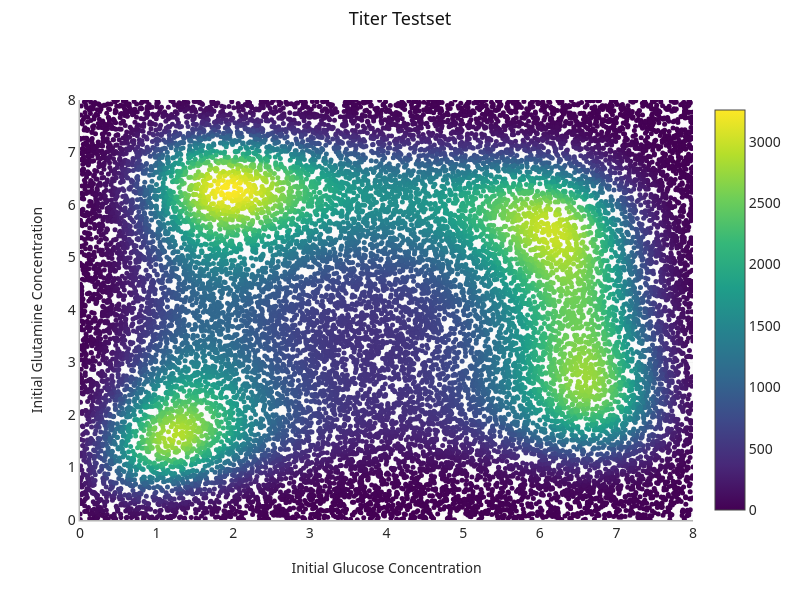

Notebook cell for this chart:
### Code cell
fig = go.Figure()
fig.add_trace(
    go.Scatter(
        x=df[x_name],
        y=df[y_name],
        mode="markers",
        marker=dict(
            size=5,
            color=df[main_output_name],
            colorscale="Viridis",
            showscale=True,
        ),
    )
)
fig.update_layout(
    title=f"{main_display_name} Testset",
    xaxis_title=x_display_name,
    yaxis_title=y_display_name,
    width=800,
    height=600,
)
fig.update_xaxes(range=[x_min, x_max])
fig.update_yaxes(range=[y_min, y_max])
fig.show()

### Figure 1 — Plotly figure (JSON) as saved in the notebook; plotly's stock layout.template omitted (floating-point values rounded to 4 significant figures; data arrays with more than 128 entries replaced by an {"elided": "..."} marker saying what was removed)
{"data": [{"marker": {"color": {"elided": "20000 float values"}, "colorscale": [[0, "#440154"], [0.1111, "#482878"], [0.2222, "#3e4989"], [0.3333, "#31688e"], [0.4444, "#26828e"], [0.5556, "#1f9e89"], [0.6667, "#35b779"], [0.7778, "#6ece58"], [0.8889, "#b5de2b"], [1, "#fde725"]], "showscale": true, "size": 5}, "mode": "markers", "type": "scatter", "x": {"elided": "20000 float values"}, "y": {"elided": "20000 float values"}}], "layout": {"height": 600, "title": {"text": "Titer Testset"}, "width": 800, "xaxis": {"range": [0.0002, 8.0], "title": {"text": "Initial Glucose Concentration"}}, "yaxis": {"range": [0.0002, 8.0], "title": {"text": "Initial Glutamine Concentration"}}}}
